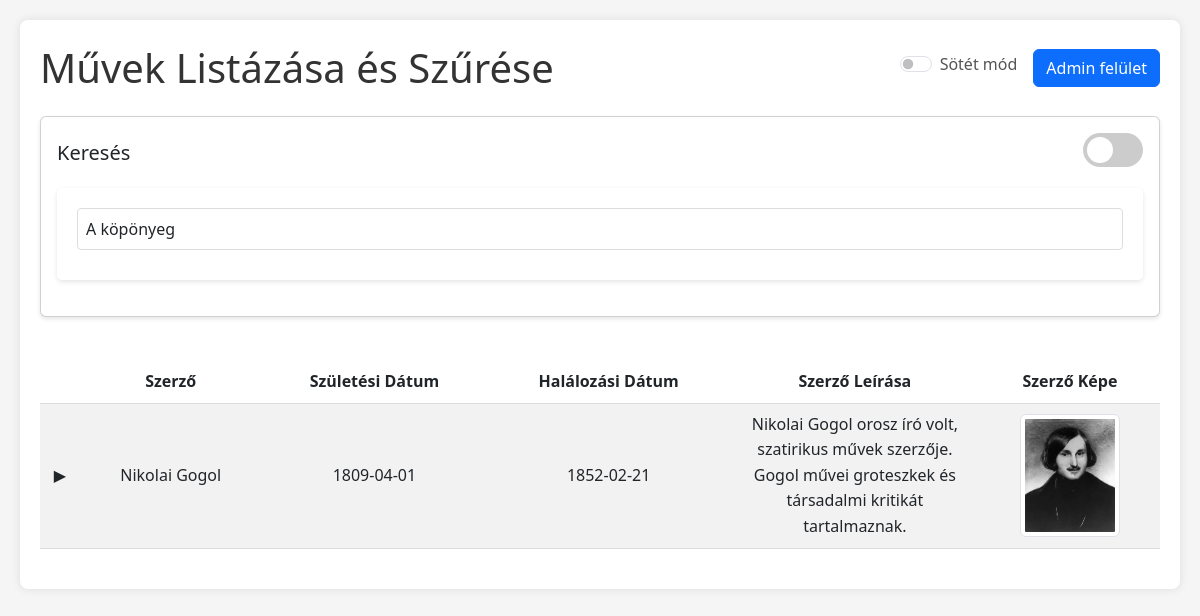
The app's page /2-felev/project-11-2-2/index.php?simple_search=A köpönyeg with its own data.
### 2-felev/project-11-2-2/index.php (the view, shortened to what this page needs)
<?php
include 'api/adatbazis.php';
$pdo->exec("SET NAMES utf8mb4");
$pdo->exec("SET CHARACTER SET utf8mb4");
$search_mode = isset($_GET['search_mode']) ? $_GET['search_mode'] : 'simple';
$simple_search = isset($_GET['simple_search']) ? $_GET['simple_search'] : '';
$query = "SELECT s.sz_id, s.sz_neve, s.sz_szul_ido, s.sz_halala, s.sz_leiras, s.sz_kep
          FROM szerzők s
          WHERE 1";
$authorConditions = [];
$params = [];
if ($search_mode === 'simple' && !empty($simple_search)) {
    $search_terms = array_map('trim', explode(',', $simple_search));
    foreach ($search_terms as $key => $term) {
        if (!empty($term)) {
            $authorConditions[] = "(
                s.sz_neve LIKE ? OR
                s.sz_szul_ido LIKE ? OR
                s.sz_halala LIKE ? OR
                s.sz_leiras LIKE ? OR
                s.sz_id IN (SELECT sz_id FROM művek WHERE mu_cim LIKE ? OR me_leiras LIKE ?)
            )";
            $params[] = '%' . $term . '%';
            $params[] = '%' . $term . '%';
            $params[] = '%' . $term . '%';
            $params[] = '%' . $term . '%';
            $params[] = '%' . $term . '%';
            $params[] = '%' . $term . '%';
        }
    }
}
if (!empty($authorConditions)) {
    $query .= " AND (" . implode(" OR ", $authorConditions) . ")";
}
$stmt = $pdo->prepare($query);
$stmt->execute($params);
$filteredAuthors = $stmt->fetchAll(PDO::FETCH_ASSOC);
?>
<!DOCTYPE html>
<html lang="hu" data-bs-theme="light">
<head>
    <link href="https://cdn.jsdelivr.net/npm/bootstrap@5.3.0/dist/css/bootstrap.min.css" rel="stylesheet">
    <link rel="stylesheet" href="styles.css">
</head>
<body>
    <div class="container py-4">
        <div class="d-flex justify-content-between align-items-center mb-4">
            <h1 class="mb-0">Művek Listázása és Szűrése</h1>
            <div class="d-flex align-items-center gap-3">
                <div class="form-check form-switch">
                    <input class="form-check-input" type="checkbox" id="darkModeToggle">
                    <label class="form-check-label" for="darkModeToggle">Sötét mód</label>
                </div>
                <a href="login.php" class="btn btn-primary">Admin felület</a>
            </div>
        </div>
        <div class="card mb-4">
            <div class="card-body">
                <div class="d-flex justify-content-between align-items-center mb-3">
                    <h5 class="card-title mb-0">Keresés</h5>
                    <div class="search-mode-switch">
                        <label class="switch">
                            <span class="slider"></span>
                        </label>
                    </div>
                </div>
                <div id="simpleSearch" class="search-container" <?= $search_mode === 'advanced' ? 'style="display: none;"' : '' ?>>
                    <form id="simpleSearchForm" method="GET" action="index.php">
                        <div class="input-group">
                            <input type="text" name="simple_search" class="form-control"
                                placeholder="Keresés (használj vesszőt több kifejezéshez)"
                                value="<?= htmlspecialchars($simple_search) ?>"
                                autocomplete="off">
                        </div>
                    </form>
                </div>
            </div>
        </div>
        <div class="table-responsive">
            <table class="table table-striped table-hover">
                <thead>
                    <tr>
                        <th style="width: 40px;" class="text-center"></th>
                        <th class="text-center">Szerző</th>
                        <th class="text-center">Születési Dátum</th>
                        <th class="text-center">Halálozási Dátum</th>
                        <th class="text-center">Szerző Leírása</th>
                        <th class="text-center">Szerző Képe</th>
                    </tr>
                </thead>
                <tbody id="resultsBody">
                    <?php if (count($filteredAuthors) > 0): ?>
                        <?php foreach ($filteredAuthors as $author): ?>
                            <tr class="author-row" data-author-id="<?= $author['sz_id'] ?>">
                                <td>
                                    <span class="expand-icon">▶</span>
                                </td>
                                <td><?= htmlspecialchars($author['sz_neve']); ?></td>
                                <td><?= htmlspecialchars($author['sz_szul_ido']); ?></td>
                                <td><?= htmlspecialchars($author['sz_halala']); ?></td>
                                <td><?= htmlspecialchars($author['sz_leiras']); ?></td>
                                <td><?= $author['sz_kep'] ? '<img src="' . htmlspecialchars($author['sz_kep']) . '" alt="Szerző képe" class="img-thumbnail">' : ''; ?></td>
                            </tr>
                        <?php endforeach; ?>
                    <?php else: ?>
                        <tr>
                            <td colspan="6" class="text-center">Nincs találat!</td>
                        </tr>
                    <?php endif; ?>
                </tbody>
            </table>
        </div>
    </div>
</body>
</html>

### 2-felev/project-11-2-2/styles.css (style rules this page uses)
body { font-family: 'Segoe UI', Tahoma, Geneva, Verdana, sans-serif; line-height: 1.6; margin: 20px; background-color: #f5f5f5; }
.container { max-width: 1200px; min-width: 320px; margin: 0 auto; padding: 20px; background-color: white; box-shadow: 0 0 10px rgba(0,0,0,0.1); border-radius: 8px; overflow-x: auto; }
h1, h2 { color: #333; margin-bottom: 20px; }
form { background-color: #fff; padding: 20px; border-radius: 5px; box-shadow: 0 2px 5px rgba(0,0,0,0.1); max-width: 100%; margin: 0 auto; }
label { display: block; margin-bottom: 5px; color: #555; }
input[type="text"], input[type="date"], select, textarea { width: 100%; padding: 8px; border: 1px solid #ddd; border-radius: 4px; margin-bottom: 10px; max-width: 100%; box-sizing: border-box; }
table { min-width: 800px; width: 100%; border-collapse: collapse; margin-top: 20px; background-color: white; }
th, td { padding: 12px; text-align: left; border-bottom: 1px solid #ddd; }
th { background-color: #f8f9fa; color: #333; }
.slider { background-color: #ccc; bottom: 0; cursor: pointer; left: 0; position: absolute; right: 0; top: 0; transition: .4s; border-radius: 34px; }
.slider:before { background-color: #fff; bottom: 4px; content: ""; height: 26px; left: 4px; position: absolute; transition: .4s; width: 26px; border-radius: 50%; }

### 2-felev/project-11-2-2/index.php (style rules this page uses)
body { transition: background-color 0.3s, color 0.3s; }
.switch { position: relative; display: inline-block; width: 60px; height: 34px; }
.slider { position: absolute; cursor: pointer; top: 0; left: 0; right: 0; bottom: 0; background-color: #ccc; transition: .4s; border-radius: 34px; border: 2px solid transparent; }
.slider:before { position: absolute; content: ""; height: 26px; width: 26px; left: 2px; bottom: 2px; background-color: white; transition: .4s; border-radius: 50%; }
.search-container { margin-bottom: 20px; }
.table-responsive { margin-top: 20px; }
.card { box-shadow: 0 2px 4px rgba(0,0,0,0.1); }
.table td, .table th { vertical-align: middle; text-align: center; }
.img-thumbnail { max-width: 100px; height: auto; }
.author-row { cursor: pointer; transition: background-color 0.2s; }
.expand-icon { display: inline-block; width: 24px; height: 24px; line-height: 24px; text-align: center; transition: transform 0.2s; }
.table th:nth-child(5), .table td:nth-child(5) { width: 250px; word-wrap: break-word; }

### records on screen
szerzők: sz_neve "Nikolai Gogol", sz_szul_ido "1809-04-01", sz_halala "1852-02-21", sz_leiras "Nikolai Gogol orosz író volt, szatirikus művek szerzője. Gogol művei groteszkek és társadalmi kritikát tartalmaznak.", sz_kep (picture)
